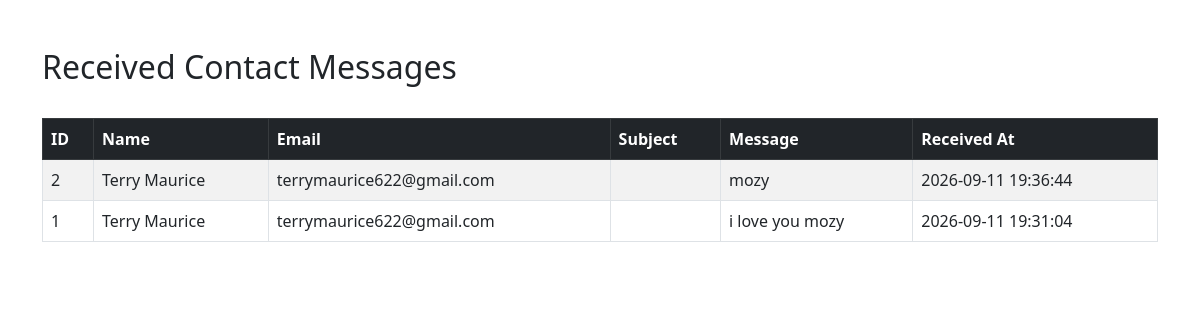
The app's page /admin_messages.php with its own data.
### tables this page shows
CREATE TABLE `messages` (
  `id` int(11) NOT NULL,
  `name` varchar(100) NOT NULL,
  `email` varchar(100) NOT NULL,
  `subject` varchar(200) NOT NULL,
  `message` text NOT NULL,
  `created_at` datetime DEFAULT current_timestamp()
);

### admin_messages.php (the view, shortened to what this page needs)
<?php
$servername = "localhost";
$username = "root";
$password = "";
$database = "myshop";
$connection = new mysqli($servername, $username, $password, $database);
$sql = "SELECT * FROM messages ORDER BY created_at DESC";
$result = $connection->query($sql);
?>
<!DOCTYPE html>
<html lang="en">
<head>
    <link rel="stylesheet" href="https://cdn.jsdelivr.net/npm/bootstrap@5.2.0/dist/css/bootstrap.min.css">
</head>
<body>
    <div class="container my-5">
        <h2>Received Contact Messages</h2>
        <br>
        <table class="table table-striped table-bordered">
            <thead class="table-dark">
                <tr>
                    <th>ID</th>
                    <th>Name</th>
                    <th>Email</th>
                    <th>Subject</th>
                    <th>Message</th>
                    <th>Received At</th>
                </tr>
            </thead>
            <tbody>
                <?php
                if ($result && $result->num_rows > 0) {
                    while($row = $result->fetch_assoc()) {
                        echo "<tr>
                            <td>" . $row["id"] . "</td>
                            <td>" . htmlspecialchars($row["name"]) . "</td>
                            <td>" . htmlspecialchars($row["email"]) . "</td>
                            <td>" . htmlspecialchars($row["subject"]) . "</td>
                            <td>" . htmlspecialchars($row["message"]) . "</td>
                            <td>" . $row["created_at"] . "</td>
                        </tr>";
                    }
                } else {
                    echo "<tr><td colspan='6' class='text-center'>No messages submitted yet.</td></tr>";
                }
                ?>
            </tbody>
        </table>
    </div>
</body>
</html>

### records on screen
messages: id "2", name "Terry Maurice", email "terrymaurice622@gmail.com", message "mozy", created_at "2026-09-11 19:36:44"
messages: id "1", name "Terry Maurice", email "terrymaurice622@gmail.com", message "i love you mozy", created_at "2026-09-11 19:31:04"
